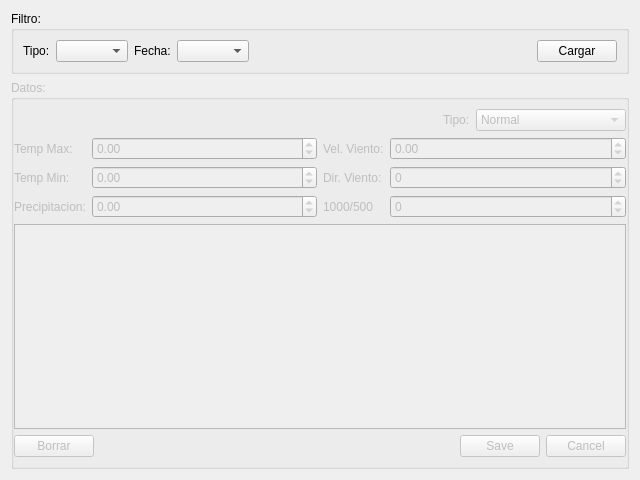
<?xml version="1.0" encoding="UTF-8"?>
<ui version="4.0">
 <class>dataModificationWidget</class>
 <widget class="QWidget" name="dataModificationWidget">
  <property name="geometry">
   <rect>
    <x>0</x>
    <y>0</y>
    <width>640</width>
    <height>480</height>
   </rect>
  </property>
  <property name="windowTitle">
   <string>Modificar Datos</string>
  </property>
  <layout class="QVBoxLayout" name="verticalLayout">
   <item>
    <widget class="QGroupBox" name="filterGroupBox">
     <property name="sizePolicy">
      <sizepolicy hsizetype="Preferred" vsizetype="Maximum">
       <horstretch>0</horstretch>
       <verstretch>0</verstretch>
      </sizepolicy>
     </property>
     <property name="title">
      <string>Filtro:</string>
     </property>
     <layout class="QHBoxLayout" name="horizontalLayout">
      <item>
       <widget class="QLabel" name="label_2">
        <property name="text">
         <string>Tipo:</string>
        </property>
       </widget>
      </item>
      <item>
       <widget class="QComboBox" name="typeComboBox"/>
      </item>
      <item>
       <widget class="QLabel" name="label">
        <property name="text">
         <string>Fecha:</string>
        </property>
       </widget>
      </item>
      <item>
       <widget class="QComboBox" name="dateComboBox"/>
      </item>
      <item>
       <spacer name="horizontalSpacer">
        <property name="orientation">
         <enum>Qt::Horizontal</enum>
        </property>
        <property name="sizeHint" stdset="0">
         <size>
          <width>40</width>
          <height>20</height>
         </size>
        </property>
       </spacer>
      </item>
      <item>
       <widget class="QPushButton" name="loadButton">
        <property name="text">
         <string>Cargar</string>
        </property>
       </widget>
      </item>
     </layout>
    </widget>
   </item>
   <item>
    <widget class="QGroupBox" name="dataGroupBox">
     <property name="enabled">
      <bool>false</bool>
     </property>
     <property name="title">
      <string>Datos:</string>
     </property>
     <property name="flat">
      <bool>true</bool>
     </property>
     <layout class="QVBoxLayout" name="verticalLayout_2">
      <property name="leftMargin">
       <number>0</number>
      </property>
      <property name="rightMargin">
       <number>0</number>
      </property>
      <item>
       <layout class="QHBoxLayout" name="horizontalLayout_2">
        <property name="topMargin">
         <number>0</number>
        </property>
        <item>
         <spacer name="horizontalSpacer_2">
          <property name="orientation">
           <enum>Qt::Horizontal</enum>
          </property>
          <property name="sizeHint" stdset="0">
           <size>
            <width>40</width>
            <height>20</height>
           </size>
          </property>
         </spacer>
        </item>
        <item>
         <widget class="QLabel" name="label_3">
          <property name="text">
           <string>Tipo:</string>
          </property>
         </widget>
        </item>
        <item>
         <widget class="QComboBox" name="kindComboBox">
          <item>
           <property name="text">
            <string>Normal</string>
           </property>
          </item>
          <item>
           <property name="text">
            <string>Mensual</string>
           </property>
          </item>
          <item>
           <property name="text">
            <string>Solsticio Verano</string>
           </property>
          </item>
          <item>
           <property name="text">
            <string>Solsticio Invierno</string>
           </property>
          </item>
          <item>
           <property name="text">
            <string>Equinoccio Primavera</string>
           </property>
          </item>
          <item>
           <property name="text">
            <string>Equinoccio Otoño</string>
           </property>
          </item>
         </widget>
        </item>
       </layout>
      </item>
      <item>
       <layout class="QHBoxLayout" name="horizontalLayout_8">
        <property name="rightMargin">
         <number>0</number>
        </property>
        <item>
         <layout class="QFormLayout" name="formLayout">
          <item row="0" column="0">
           <widget class="QLabel" name="tempMaxLabel">
            <property name="text">
             <string>Temp Max:</string>
            </property>
           </widget>
          </item>
          <item row="0" column="1">
           <widget class="QDoubleSpinBox" name="tempMaxDoubleSpinBox">
            <property name="minimum">
             <double>-99990000.000000000000000</double>
            </property>
           </widget>
          </item>
          <item row="1" column="0">
           <widget class="QLabel" name="tempMinLabel">
            <property name="text">
             <string>Temp Min:</string>
            </property>
           </widget>
          </item>
          <item row="1" column="1">
           <widget class="QDoubleSpinBox" name="tempMinDoubleSpinBox">
            <property name="minimum">
             <double>-990000.000000000000000</double>
            </property>
           </widget>
          </item>
          <item row="2" column="0">
           <widget class="QLabel" name="presionLabel">
            <property name="text">
             <string>Precipitacion:</string>
            </property>
           </widget>
          </item>
          <item row="2" column="1">
           <widget class="QDoubleSpinBox" name="precipitacionSpinBox">
            <property name="minimum">
             <double>-99.000000000000000</double>
            </property>
           </widget>
          </item>
         </layout>
        </item>
        <item>
         <layout class="QFormLayout" name="formLayout_2">
          <property name="fieldGrowthPolicy">
           <enum>QFormLayout::AllNonFixedFieldsGrow</enum>
          </property>
          <item row="0" column="0">
           <widget class="QLabel" name="velVientoLabel">
            <property name="text">
             <string>Vel. Viento:</string>
            </property>
           </widget>
          </item>
          <item row="1" column="0">
           <widget class="QLabel" name="dirVientoLabel">
            <property name="text">
             <string>Dir. Viento:</string>
            </property>
           </widget>
          </item>
          <item row="1" column="1">
           <widget class="QSpinBox" name="dirVientoSpinBox">
            <property name="minimum">
             <number>-99</number>
            </property>
            <property name="maximum">
             <number>32</number>
            </property>
           </widget>
          </item>
          <item row="2" column="0">
           <widget class="QLabel" name="data1000500Label">
            <property name="text">
             <string>1000/500</string>
            </property>
           </widget>
          </item>
          <item row="0" column="1">
           <widget class="QDoubleSpinBox" name="velVientoDoubleSpinBox">
            <property name="minimum">
             <double>-99.000000000000000</double>
            </property>
            <property name="maximum">
             <double>999.990000000000009</double>
            </property>
           </widget>
          </item>
          <item row="2" column="1">
           <widget class="QSpinBox" name="data1000500SpinBox">
            <property name="minimum">
             <number>-99</number>
            </property>
            <property name="maximum">
             <number>9999</number>
            </property>
           </widget>
          </item>
         </layout>
        </item>
       </layout>
      </item>
      <item>
       <widget class="QPlainTextEdit" name="observacionTextEdit"/>
      </item>
      <item>
       <layout class="QHBoxLayout" name="horizontalLayout_9">
        <item>
         <widget class="QPushButton" name="delButton">
          <property name="text">
           <string>Borrar</string>
          </property>
         </widget>
        </item>
        <item>
         <widget class="QDialogButtonBox" name="buttonBox">
          <property name="standardButtons">
           <set>QDialogButtonBox::Cancel|QDialogButtonBox::Save</set>
          </property>
         </widget>
        </item>
       </layout>
      </item>
     </layout>
    </widget>
   </item>
  </layout>
 </widget>
 <resources/>
 <connections/>
</ui>
